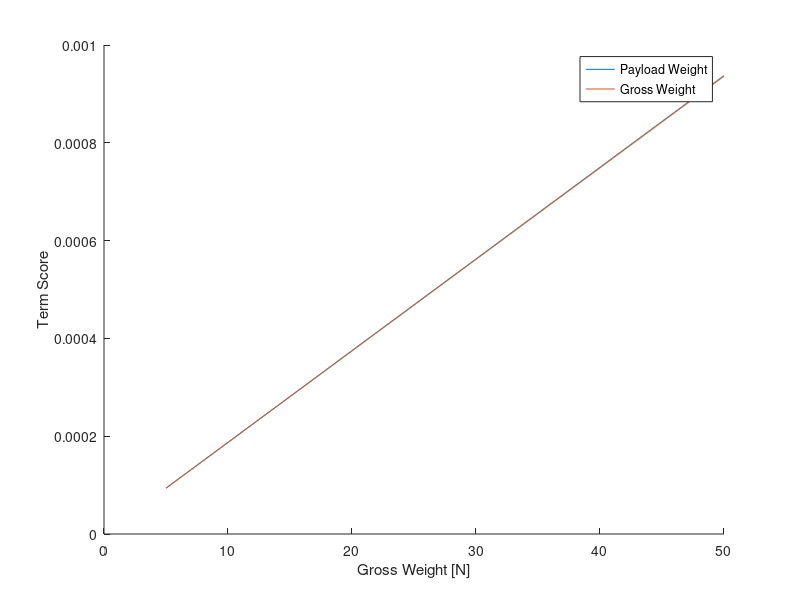

Source code (MATLAB):
clear all; close all; clc;

%% Fixed Variables

rWp = 2.25*10^(-1); %Revenue per unit payload weight
rVp = 3.00*10^2; %Revenue per unit payload volume
c_e = 8.33*10^(-8); %Cost per unit energy
c_c = 5.00*10^(-1); %Cost (COC) per flight
cWg = 6.74*10^1; %Cost per unit gross weight
c_f = 5.56*10^(-5); %Cost (FOC) per unit flight-time
t_l = 3.60*10^6; %Total flight time in aircraft life

%% Selected Variables
EWF = 0.65; %empty weight fraction
FT = 3.5; %reference flight time [minutes]

%%
steps = 1000; %choose steps amount
Wg_min = 5; %minimum gross weight to test [N]
Wg_max = 50; %maximum gross weight to test [N]

%Convert reference time into proper units
Tf = FT*20*60; %seconds

Wg = linspace(Wg_min,Wg_max,steps);
for i = 1:steps
    %payload weight
        Wp(i) = Wg(i)*(1-EWF); %payload weight
        WpS(i) = (rWp*Wp(i))/(Tf); %payload weight score
    %gross weight
        WgS(i) = (cWg*Wg(i))/(t_l); %gross weight score
end

%% plot

figure()
hold on
plot(Wg,WpS)
plot(Wg,WgS)
legend('Payload Weight','Gross Weight','location','best')
xlabel('Gross Weight [N]')
ylabel('Term Score')